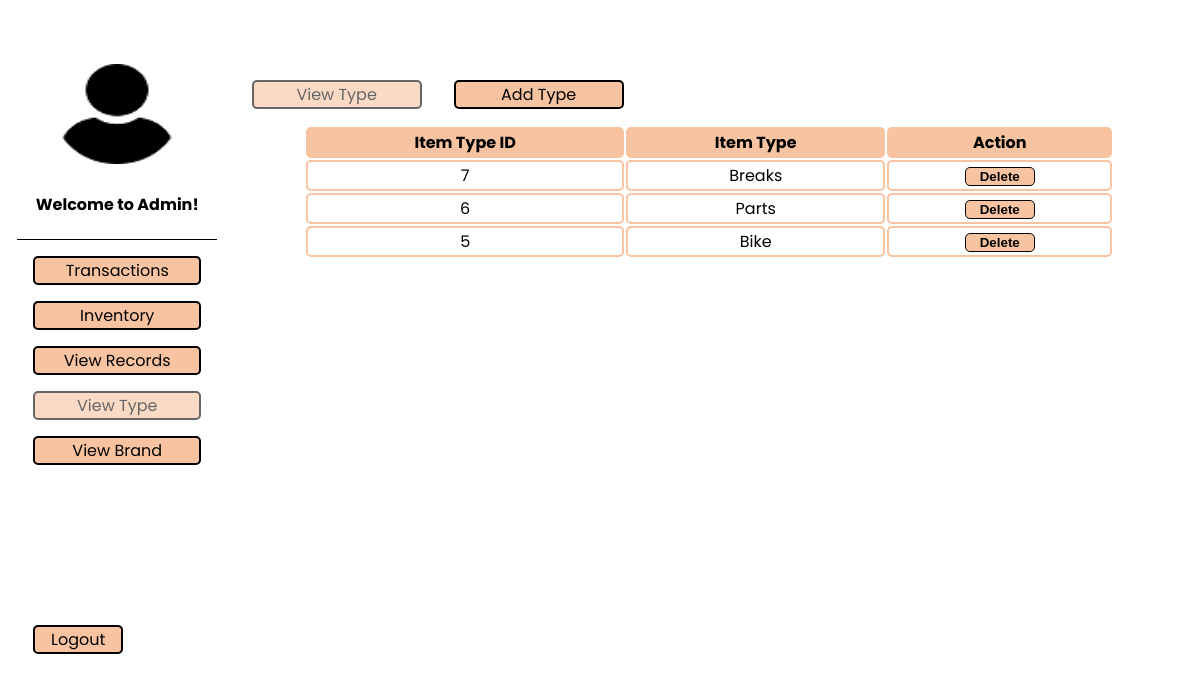
The app's page /add_type/type.php (signed in) with its own data.
### tables this page shows
CREATE TABLE `tbl_itemtype` (
  `itemtype_id` int(11) NOT NULL,
  `item_type` varchar(255) NOT NULL
);

### add_type/type.php (the view, shortened to what this page needs)
<?php
include "../dbcon.php";
$statement = $pdo->prepare('SELECT * FROM tbl_itemtype order by itemtype_id desc');
$statement->execute();
$row = $statement->fetchAll(PDO::FETCH_ASSOC);
?>
<!DOCTYPE html>
<html lang="en">
  <head>
    <link rel="stylesheet" href="../css/index.css" />
  </head>
  <body>
    <div class="admin-main">
      <div class="admin-image">
        <img
          src="../images/logoo.png"
          alt="admin logo"
          width="120"
          height="100"
        />
        <?php if ($_SESSION["Roles"] == 'admin'): ?>
          <h4>Welcome to Admin!</h4>
        <?php else: ?>
          <h4>Welcome to Cashier!</h4>
        <?php endif;?>
      </div>
      <ul>
        <li><a href="../order/order.php">Transactions</a></li>
        <li><a href="../inventory/inventory.php">Inventory</a></li>
        <li><a href="../view_orders/viewitem.php">View Records</a></li>
        <?php if ($_SESSION["Roles"] == 'admin'): ?>
        <li  class="disabled" ><a href="../add_type/type.php">View Type</a></li>
        <li><a href="../add_brand/brand.php">View Brand</a></li>
        <?php endif;?>
        <li class="logout"><a href="../logout.php">Logout</a></li>
      </ul>
    </div>
    <div class="admin-contents">
      <div class="navbar">
        <li class="disabled"><a href="">View Type</a></li>
        <li><a href="add_type.php">Add Type</a></li>
      </div>
      <div class="admin-tables">
        <table class="inventory">
        <tr>
            <th>Item Type ID</th>
            <th>Item Type</th>
            <?php if ($_SESSION["Roles"] == 'admin'): ?>
            <th>Action</th>
            <?php endif;?>
        </tr>
          <?php foreach ($row as $i => $item):?>
        <tr>
			<td><?php echo $item['itemtype_id']; ?></td>
			<td><?php echo $item['item_type']; ?></td>
      <?php if ($_SESSION["Roles"] == 'admin'): ?>
      <td>
        <form method="POST" action="delete_type.php">
         <button type="submit">Delete</button>
        </form>
      </td>
      <?php endif;?>
      </tr>
        <?php endforeach;?>
        </table>
      </div>
    </div>
  </body>
</html>

### css/index.css (style rules this page uses)
* { box-sizing: border-box; }
body { box-sizing: border-box; margin: 0.5rem; margin-top: 4rem; font-family: 'Poppins', sans-serif; display: flex; justify-content: space-around; }
.disabled { pointer-events:none; opacity: 0.6; }
.admin-main ul { list-style-type: none; margin: 0; padding: 0; width: 200px; }
.admin-main li a { display: block; color: #000; text-decoration: none; }
.admin-main li { text-align: center; margin: 1rem; border: 2px solid black; border-radius: 5px; background-color: rgb(248, 195, 160); }
.admin-main .admin-image { width: 200px; text-align: center; border-bottom: 1px solid black; }
.admin-main .logout { margin-top: 10rem; width: 90px; }
.admin-contents { width: 80%; }
.admin-contents li a { display: block; color: #000; text-decoration: none; }
.admin-contents li { width: 170px; list-style-type: none; text-align: center; margin: 1rem; border: 2px solid black; border-radius: 5px; background-color: rgb(248, 195, 160); }
.admin-contents .navbar { display: flex; justify-content: flex-start; }
.admin-tables { width: 90%; margin: auto; }
.admin-tables button { width: 70px; border: 1px solid black; border-radius: 5px; background-color: rgb(248, 195, 160); font-weight: bold; }
.inventory { width: 95%; margin: auto; text-align: center; }
.inventory th, td { border-collapse: separate; border: 2px solid rgb(248, 195, 160); border-radius: 5px; text-align: center; }
.inventory th { background-color: rgb(248, 195, 160); color: black; }

### records on screen
tbl_itemtype: itemtype_id "7", item_type "Breaks"
tbl_itemtype: itemtype_id "6", item_type "Parts"
tbl_itemtype: itemtype_id "5", item_type "Bike"
